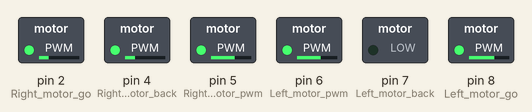
Bench run of a sketch on a simulated Arduino Uno, built with avr-gcc and run on an emulated ATmega328P. Parts: switched loads named in the sketch (green lamp = pin HIGH).

Above: at 0.1 s.
Timing chart, 0 to 1.6 s (numbered marks = the images above):
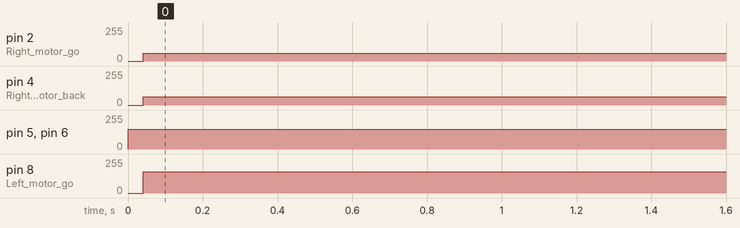

The sketch:

TankRobot_DCmotor_ex1.ino
```cpp
/*
  YAHBOOM G1 Tank Robot (ver. Arduino) : DC motor example Code
  - File Name : TankRobot_DCmotor_ex1.ino
  - Update : 2024.09.03 (by yangjipsa)
*/

int Left_motor_go = 8;
int Left_motor_back = 7;
int Right_motor_go = 2;
int Right_motor_back = 4;
int Left_motor_pwm = 6;
int Right_motor_pwm = 5;

int CarSpeedControl = 150;

void setup()
{
  pinMode(Left_motor_go, OUTPUT);
  pinMode(Left_motor_back, OUTPUT);
  pinMode(Right_motor_go, OUTPUT);
  pinMode(Right_motor_back, OUTPUT);
}

void loop()
{
  //go forward (LEFT, RIGHT)
  digitalWrite(Left_motor_go, HIGH); digitalWrite(Left_motor_back, LOW);
  analogWrite(Left_motor_pwm, CarSpeedControl);
  digitalWrite(Right_motor_go, HIGH); digitalWrite(Right_motor_back, LOW);
  analogWrite(Right_motor_pwm, CarSpeedControl);

  //stop (LEFT, RIGHT)
  digitalWrite(Left_motor_go, LOW); digitalWrite(Left_motor_back, LOW);
  digitalWrite(Right_motor_go, LOW); digitalWrite(Right_motor_back, LOW);

  //spin right (LEFT, RIGHT)
  digitalWrite(Left_motor_go, HIGH); digitalWrite(Left_motor_back, LOW);
  analogWrite(Left_motor_pwm, CarSpeedControl);
  digitalWrite(Right_motor_go, LOW); digitalWrite(Right_motor_back, HIGH);
  analogWrite(Right_motor_pwm, CarSpeedControl);

  //stop (LEFT, RIGHT)
  digitalWrite(Left_motor_go, LOW); digitalWrite(Left_motor_back, LOW);
  digitalWrite(Right_motor_go, LOW); digitalWrite(Right_motor_back, LOW);
}
```

Measured:
- by itself, pin 2 (Right_motor_go): 0/255 → 60/255 at 0.04 s
- by itself, pin 4 (Right_motor_back): 0/255 → 63/255 at 0.04 s
- by itself, pin 5 (Right_motor_pwm), pin 6 (Left_motor_pwm): 0/255 → 150/255 at 0.00 s
- by itself, pin 8 (Left_motor_go): 0/255 → 160/255 at 0.04 s
